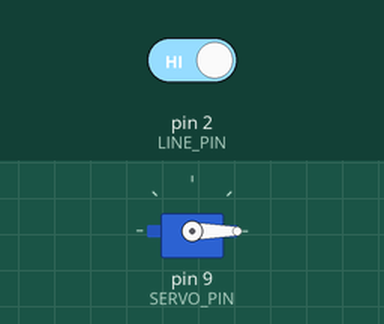
Simulated run of this sketch. Board: Arduino Uno, built with avr-gcc and run on an emulated ATmega328P. On the bench: servo. The inputs (shaded band) are chosen by the test bench; at power-on: pin 2 (LINE_PIN) HIGH. What the sketch prints to the serial monitor is not drawn.

Above: at 3.4 s.
3.5 s: pin 2 (LINE_PIN) driven LOW
8.1 s: pin 2 (LINE_PIN) driven HIGH
Timing chart, 0 to 18.7 s (numbered marks = the images above; inputs shaded):
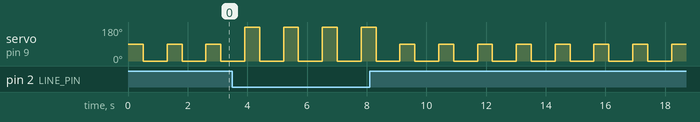

The sketch:

Servo_DoLine.ino
```cpp
#include <Servo.h>

// ===== CẢM BIẾN DÒ LINE =====
#define LINE_PIN 2   // chan DO

// ===== SERVO =====
#define SERVO_PIN 9
Servo myservo;

void setup() {
  Serial.begin(9600);

  pinMode(LINE_PIN, INPUT);

  myservo.attach(SERVO_PIN);
  myservo.write(0);

  Serial.println("Line sensor + Servo san sang...");
}

void loop() {
  int lineValue = digitalRead(LINE_PIN);

  Serial.print("Gia tri line: ");
  Serial.println(lineValue); // 0 = den, 1 = trang (thuong gap)

  if (lineValue == LOW) {
    Serial.println("Gap LINE DEN -> Servo 180");
    myservo.write(180);
    delay(500);
    myservo.write(0);
    delay(500);
  } else {
    Serial.println("Line TRANG -> Servo 90");
    myservo.write(90);
    delay(500);
    myservo.write(0);
    delay(500);
  }

  delay(300);
}
```

Measured:
- by itself, servo on pin 9 (SERVO_PIN): alternates 90° for 0.50 s and 0° for 0.80 s
